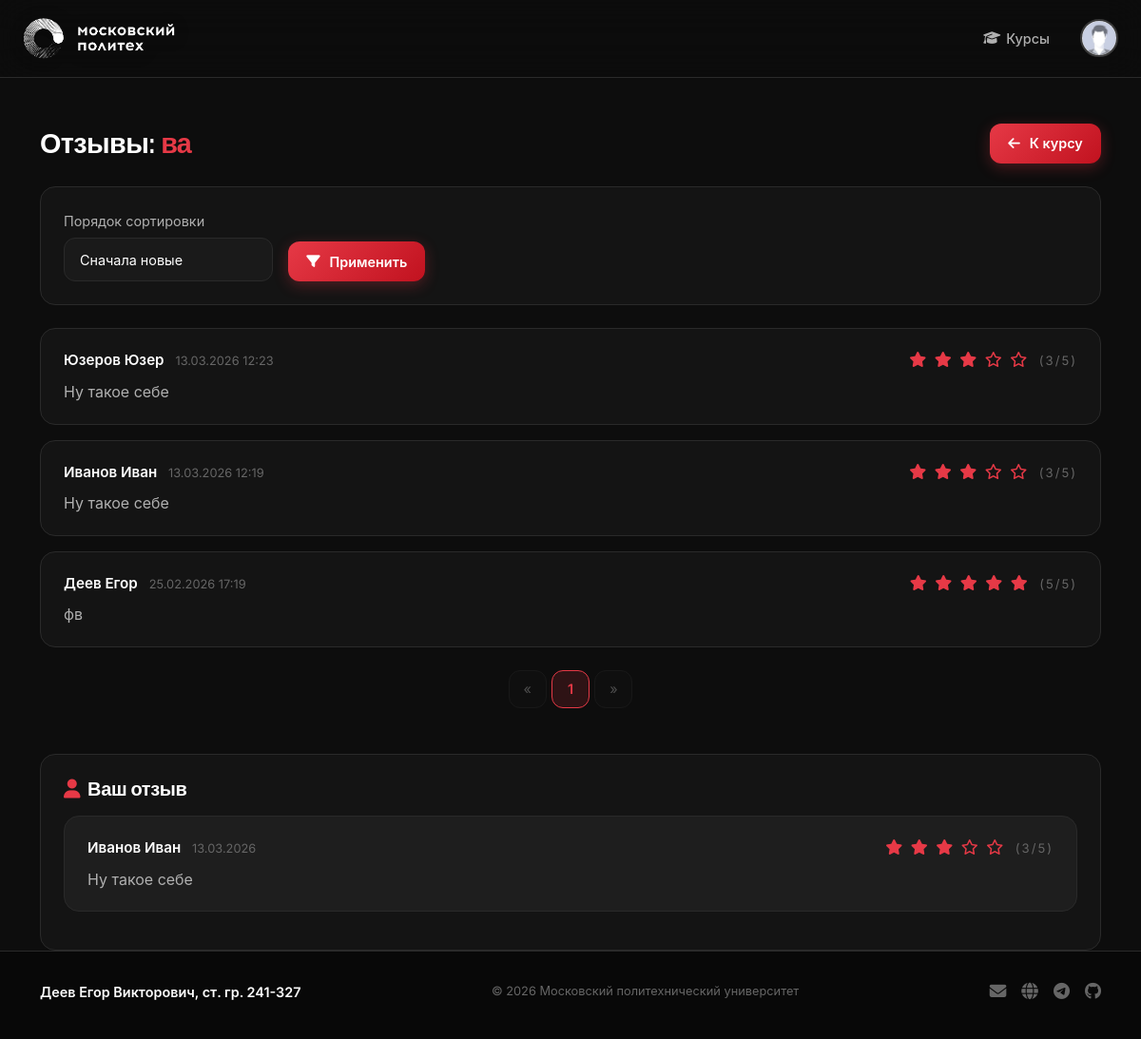
Page /courses/2/reviews (signed in) on the committed database.
### models.py (models this page shows, shortened)
class Base(DeclarativeBase):
  metadata = MetaData(naming_convention={
        "ix": 'ix_%(column_0_label)s',
        "uq": "uq_%(table_name)s_%(column_0_name)s",
        "ck": "ck_%(table_name)s_%(constraint_name)s",
        "fk": "fk_%(table_name)s_%(column_0_name)s_%(referred_table_name)s",
        "pk": "pk_%(table_name)s"
    })

class Course(Base):
    __tablename__ = 'courses'
    id: Mapped[int] = mapped_column(primary_key=True)
    name: Mapped[str] = mapped_column(String(100))
    short_desc: Mapped[str] = mapped_column(Text)
    full_desc: Mapped[str] = mapped_column(Text)
    rating_sum: Mapped[int] = mapped_column(default=0)
    rating_num: Mapped[int] = mapped_column(default=0)
    category_id: Mapped[int] = mapped_column(ForeignKey("categories.id"))
    author_id: Mapped[int] = mapped_column(ForeignKey("users.id"))
    background_image_id: Mapped[str] = mapped_column(ForeignKey("images.id"))
    created_at: Mapped[datetime] = mapped_column(default=datetime.now)
    author: Mapped["User"] = relationship()
    category: Mapped["Category"] = relationship(lazy=False)
    bg_image: Mapped["Image"] = relationship()
    reviews: Mapped[List["Review"]] = relationship(back_populates='course')

class Review(Base):
    __tablename__ = 'reviews'
    id: Mapped[int] = mapped_column(Integer, primary_key=True)
    rating: Mapped[int] = mapped_column(Integer, nullable=False)
    text: Mapped[str] = mapped_column(Text, nullable=False)
    created_at: Mapped[datetime] = mapped_column(DateTime, default=datetime.now)
    course_id: Mapped[int] = mapped_column(ForeignKey('courses.id'))
    user_id: Mapped[int] = mapped_column(ForeignKey('users.id'))
    course: Mapped['Course'] = relationship(back_populates='reviews')
    user: Mapped['User'] = relationship()

class User(Base, UserMixin):
    __tablename__ = 'users'
    id: Mapped[int] = mapped_column(primary_key=True)
    first_name: Mapped[str] = mapped_column(String(100))
    last_name: Mapped[str] = mapped_column(String(100))
    middle_name: Mapped[Optional[str]] = mapped_column(String(100))
    login: Mapped[str] = mapped_column(String(100), unique=True)
    password_hash: Mapped[str] = mapped_column(String(200))
    created_at: Mapped[datetime] = mapped_column(default=datetime.now)
    @property
    def full_name(self):
        return ' '.join([self.last_name, self.first_name, self.middle_name or ''])

### courses.py (the view)
@bp.route('/<int:course_id>/reviews')
def reviews(course_id):
    course = db.get_or_404(Course, course_id)
    sort = request.args.get('sort', 'new')
    query = db.select(Review).filter_by(course_id=course_id)
    if sort == 'positive':
        query = query.order_by(Review.rating.desc(), Review.created_at.desc())
    elif sort == 'negative':
        query = query.order_by(Review.rating.asc(), Review.created_at.desc())
    else:
        query = query.order_by(Review.created_at.desc())
    pagination = db.paginate(query, per_page=5)
    reviews_list = pagination.items
    user_review = None
    if current_user.is_authenticated:
        user_review = db.session.execute(
            db.select(Review).filter_by(course_id=course_id, user_id=current_user.id)
        ).scalar()
    return render_template('courses/reviews.html',
                           course=course,
                           reviews=reviews_list,
                           pagination=pagination,
                           sort=sort,
                           user_review=user_review)

### auth.py (called while the page is built)
def load_user(user_id):
    user = db.session.execute(db.select(User).filter_by(id=user_id)).scalar()
    return user

### templates/courses/reviews.html (shortened to what this page needs)
{% extends 'base.html' %}
{% from 'pagination.html' import render_pagination %}
{% block content %}
<div class="container mt-5">
    <div class="d-flex align-items-center mb-4 gap-3 flex-wrap">
        <h1 style="font-size: 1.8rem; margin-bottom:0;">
            Отзывы: <span style="color: var(--red);">{{ course.name }}</span>
        </h1>
        <a href="{{ url_for('courses.show', course_id=course.id) }}" class="btn-primary-red ms-auto">
            <i class="fas fa-arrow-left me-1"></i>К курсу
        </a>
    </div>
    <div class="review-form-card mb-4">
        <form method="GET" action="{{ url_for('courses.reviews', course_id=course.id) }}" class="d-flex align-items-end gap-3 flex-wrap">
            <div>
                <label for="sort">Порядок сортировки</label>
                <select class="form-select" name="sort" id="sort" style="min-width:220px;">
                    <option value="new" {% if sort == 'new' %}selected{% endif %}>Сначала новые</option>
                </select>
            </div>
            <button type="submit" class="btn-primary-red">
                <i class="fas fa-filter me-1"></i>Применить
            </button>
        </form>
    </div>
    {% if reviews %}
        {% for review in reviews %}
            <div class="review-card">
                <div class="d-flex align-items-center justify-content-between mb-2">
                    <div>
                        <span class="review-author">{{ review.user.full_name }}</span>
                        <span class="review-date ms-2">{{ review.created_at.strftime('%d.%m.%Y %H:%M') }}</span>
                    </div>
                    <div class="review-stars">
                        {% for i in range(5) %}
                            {% if i < review.rating %}<i class="fas fa-star"></i>{% else %}<i class="far fa-star"></i>{% endif %}
                        {% endfor %}
                        <span class="ms-1" style="color: var(--text-muted); font-size:0.82rem;">({{ review.rating }}/5)</span>
                    </div>
                </div>
                <p class="review-text mb-0">{{ review.text }}</p>
            </div>
        {% endfor %}
        <div class="mt-4">
            {{ render_pagination(pagination, 'courses.reviews', {'course_id': course.id, 'sort': sort}) }}
        </div>
    {% else %}
        <div class="review-form-card text-center py-5">
            <i class="fas fa-comment-slash fa-3x mb-3" style="color: var(--text-muted);"></i>
            <p style="color: var(--text-muted);">Отзывов пока нет. Будьте первым!</p>
        </div>
    {% endif %}
    {% if current_user.is_authenticated %}
        <div class="mt-5">
            {% if user_review %}
                <div class="review-form-card">
                    <h5><i class="fas fa-user me-2" style="color: var(--red);"></i>Ваш отзыв</h5>
                    <div class="review-card" style="background: var(--elevated);">
                        <div class="d-flex align-items-center justify-content-between mb-2">
                            <div>
                                <span class="review-author">{{ current_user.full_name }}</span>
                                <span class="review-date ms-2">{{ user_review.created_at.strftime('%d.%m.%Y') }}</span>
                            </div>
                            <div class="review-stars">
                                {% for i in range(5) %}
                                    {% if i < user_review.rating %}<i class="fas fa-star"></i>{% else %}<i class="far fa-star"></i>{% endif %}
                                {% endfor %}
                                <span class="ms-1" style="color: var(--text-muted); font-size:0.82rem;">({{ user_review.rating }}/5)</span>
                            </div>
                        </div>
                        <p class="review-text mb-0">{{ user_review.text }}</p>
                    </div>
                </div>
            {% endif %}
        </div>
    {% endif %}
</div>
{% endblock %}

### static/styles.css (style rules this page uses)
:root { --red: #e63946; --red-light: #ff6b6b; --red-dark: #c1121f; --red-bg: rgba(230, 57, 70, 0.15); --red-glow: rgba(230, 57, 70, 0.3); --bg: #0d0d0d; --bg-darker: #080808; --card: #141414; --card-hover: #1a1a1a; --elevated: #1e1e1e; --input-bg: #1a1a1a; --text: #ffffff; --text-sec: #b0b0b0; --text-muted: #666666; --border: #2a2a2a; --border-lt: #3a3a3a; --success: #22c55e; --warning: #f59e0b; --danger: #ef4444; --info: #3b82f6; --radius-sm: 8px; --radius-md: 12px; --radius-lg: 16px; --radius-xl: 24px; --radius-full: 9999px; --transition: all 0.3s cubic-bezier(0.4, 0, 0.2, 1); }
*, *::before, *::after { box-sizing: border-box; }
html, body { background-color: var(--bg); color: var(--text); font-family: 'Inter', -apple-system, BlinkMacSystemFont, 'Segoe UI', Roboto, sans-serif; font-size: 16px; line-height: 1.6; -webkit-font-smoothing: antialiased; min-height: 100%; }
h1, h2, h3, h4, h5, h6 { font-family: 'Raleway', sans-serif; font-weight: 700; color: var(--text); letter-spacing: -0.02em; line-height: 1.2; }
a { color: var(--red); text-decoration: none; transition: var(--transition); }
.btn-primary-red { display: inline-flex; align-items: center; gap: 6px; background: linear-gradient(135deg, var(--red) 0%, var(--red-dark) 100%); color: #fff; border: none; border-radius: var(--radius-md); padding: 0.6rem 1.2rem; font-size: 0.9rem; font-weight: 600; cursor: pointer; transition: var(--transition); text-decoration: none; box-shadow: 0 4px 15px var(--red-glow); }
.form-control, .form-select { background: var(--input-bg) !important; border: 1px solid var(--border) !important; border-radius: var(--radius-md) !important; color: var(--text) !important; font-size: 0.9rem; padding: 0.7rem 1rem; transition: var(--transition); }
.form-select option { background: var(--card); color: var(--text); }
label { color: var(--text-sec); font-size: 0.9rem; margin-bottom: 0.4rem; display: block; }
.review-card { background: var(--card); border: 1px solid var(--border); border-radius: var(--radius-lg); padding: 1.25rem 1.5rem; transition: var(--transition); margin-bottom: 1rem; }
.review-stars { color: var(--red); letter-spacing: 2px; font-size: 1rem; }
.review-author { color: var(--text); font-weight: 600; font-size: 0.95rem; }
.review-date { color: var(--text-muted); font-size: 0.8rem; }
.review-text { color: var(--text-sec); margin-top: 0.5rem; line-height: 1.6; }
.review-form-card { background: var(--card); border: 1px solid var(--border); border-radius: var(--radius-lg); padding: 1.5rem; }
.review-form-card h5 { color: var(--text); font-family: 'Raleway', sans-serif; margin-bottom: 1rem; }

### rows in the picture
Course: name "ва"
Review: user.full_name "Юзеров Юзер", created_at "13.03.2026 12:23", rating "3", text "Ну такое себе"
Review: user.full_name "Иванов Иван", created_at "13.03.2026 12:19", rating "3", text "Ну такое себе", created_at "13.03.2026"
Review: user.full_name "Деев Егор", created_at "25.02.2026 17:19", rating "5", text "фв"
User: full_name "Иванов Иван"

### other values in the picture
{{ page }} "1"
